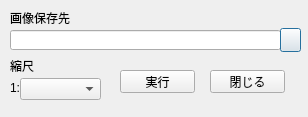
<?xml version="1.0" encoding="UTF-8"?>
<ui version="4.0">
 <class>ScreenShotSample2DialogBase</class>
 <widget class="QDialog" name="ScreenShotSample2DialogBase">
  <property name="geometry">
   <rect>
    <x>0</x>
    <y>0</y>
    <width>308</width>
    <height>117</height>
   </rect>
  </property>
  <property name="windowTitle">
   <string>ScreenShot Sample2</string>
  </property>
  <widget class="QLabel" name="label">
   <property name="geometry">
    <rect>
     <x>10</x>
     <y>10</y>
     <width>71</width>
     <height>16</height>
    </rect>
   </property>
   <property name="text">
    <string>画像保存先</string>
   </property>
  </widget>
  <widget class="QLineEdit" name="saveDirPath">
   <property name="geometry">
    <rect>
     <x>10</x>
     <y>30</y>
     <width>271</width>
     <height>20</height>
    </rect>
   </property>
  </widget>
  <widget class="QPushButton" name="selectDir">
   <property name="geometry">
    <rect>
     <x>280</x>
     <y>28</y>
     <width>21</width>
     <height>24</height>
    </rect>
   </property>
   <property name="text">
    <string/>
   </property>
  </widget>
  <widget class="QPushButton" name="execButton">
   <property name="geometry">
    <rect>
     <x>120</x>
     <y>70</y>
     <width>75</width>
     <height>23</height>
    </rect>
   </property>
   <property name="text">
    <string>実行</string>
   </property>
  </widget>
  <widget class="QPushButton" name="closeButton">
   <property name="geometry">
    <rect>
     <x>210</x>
     <y>70</y>
     <width>75</width>
     <height>23</height>
    </rect>
   </property>
   <property name="text">
    <string>閉じる</string>
   </property>
  </widget>
  <widget class="QLabel" name="label_2">
   <property name="geometry">
    <rect>
     <x>10</x>
     <y>60</y>
     <width>50</width>
     <height>12</height>
    </rect>
   </property>
   <property name="text">
    <string>縮尺</string>
   </property>
  </widget>
  <widget class="QComboBox" name="scaleList">
   <property name="geometry">
    <rect>
     <x>20</x>
     <y>78</y>
     <width>81</width>
     <height>22</height>
    </rect>
   </property>
  </widget>
  <widget class="QLabel" name="label_3">
   <property name="geometry">
    <rect>
     <x>10</x>
     <y>80</y>
     <width>21</width>
     <height>16</height>
    </rect>
   </property>
   <property name="text">
    <string>1:</string>
   </property>
  </widget>
 </widget>
 <resources/>
 <connections>
  <connection>
   <sender>selectDir</sender>
   <signal>clicked()</signal>
   <receiver>ScreenShotSample2DialogBase</receiver>
   <slot>pushSelectDir()</slot>
   <hints>
    <hint type="sourcelabel">
     <x>293</x>
     <y>39</y>
    </hint>
    <hint type="destinationlabel">
     <x>223</x>
     <y>11</y>
    </hint>
   </hints>
  </connection>
  <connection>
   <sender>execButton</sender>
   <signal>clicked()</signal>
   <receiver>ScreenShotSample2DialogBase</receiver>
   <slot>pushExec()</slot>
   <hints>
    <hint type="sourcelabel">
     <x>168</x>
     <y>76</y>
    </hint>
    <hint type="destinationlabel">
     <x>110</x>
     <y>60</y>
    </hint>
   </hints>
  </connection>
  <connection>
   <sender>closeButton</sender>
   <signal>clicked()</signal>
   <receiver>ScreenShotSample2DialogBase</receiver>
   <slot>pushClose()</slot>
   <hints>
    <hint type="sourcelabel">
     <x>248</x>
     <y>79</y>
    </hint>
    <hint type="destinationlabel">
     <x>299</x>
     <y>89</y>
    </hint>
   </hints>
  </connection>
 </connections>
 <slots>
  <slot>pushSelectDir()</slot>
  <slot>pushExec()</slot>
  <slot>pushClose()</slot>
 </slots>
</ui>
